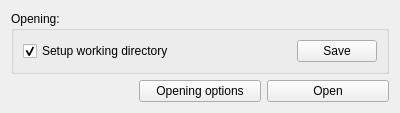
<?xml version="1.0" encoding="UTF-8"?>
<ui version="4.0">
 <class>openOptions</class>
 <widget class="QWidget" name="openOptions">
  <property name="windowModality">
   <enum>Qt::ApplicationModal</enum>
  </property>
  <property name="geometry">
   <rect>
    <x>0</x>
    <y>0</y>
    <width>400</width>
    <height>100</height>
   </rect>
  </property>
  <property name="minimumSize">
   <size>
    <width>400</width>
    <height>0</height>
   </size>
  </property>
  <property name="maximumSize">
   <size>
    <width>16777215</width>
    <height>200</height>
   </size>
  </property>
  <property name="windowTitle">
   <string>Form</string>
  </property>
  <layout class="QGridLayout" name="gridLayout">
   <item row="1" column="0">
    <spacer name="horizontalSpacer">
     <property name="orientation">
      <enum>Qt::Horizontal</enum>
     </property>
     <property name="sizeType">
      <enum>QSizePolicy::Preferred</enum>
     </property>
     <property name="sizeHint" stdset="0">
      <size>
       <width>40</width>
       <height>20</height>
      </size>
     </property>
    </spacer>
   </item>
   <item row="1" column="1">
    <widget class="QPushButton" name="optionsOpenPushButton">
     <property name="text">
      <string>Opening options</string>
     </property>
    </widget>
   </item>
   <item row="1" column="2">
    <widget class="QPushButton" name="openPushButton">
     <property name="text">
      <string>Open</string>
     </property>
    </widget>
   </item>
   <item row="0" column="0" colspan="3">
    <widget class="QGroupBox" name="groupBox">
     <property name="title">
      <string>Opening:</string>
     </property>
     <property name="flat">
      <bool>true</bool>
     </property>
     <layout class="QHBoxLayout" name="horizontalLayout">
      <item>
       <widget class="QCheckBox" name="setWorkdirCheckBox">
        <property name="text">
         <string>Setup working directory</string>
        </property>
        <property name="checked">
         <bool>true</bool>
        </property>
       </widget>
      </item>
      <item>
       <spacer name="horizontalSpacer_2">
        <property name="orientation">
         <enum>Qt::Horizontal</enum>
        </property>
        <property name="sizeHint" stdset="0">
         <size>
          <width>40</width>
          <height>20</height>
         </size>
        </property>
       </spacer>
      </item>
      <item>
       <widget class="QPushButton" name="savePushButton">
        <property name="text">
         <string>Save</string>
        </property>
       </widget>
      </item>
     </layout>
    </widget>
   </item>
  </layout>
 </widget>
 <resources/>
 <connections/>
</ui>
